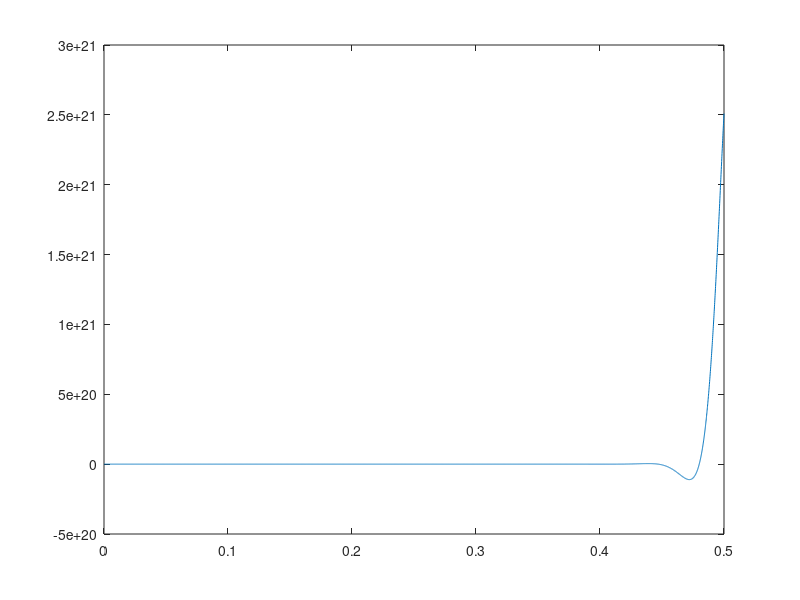
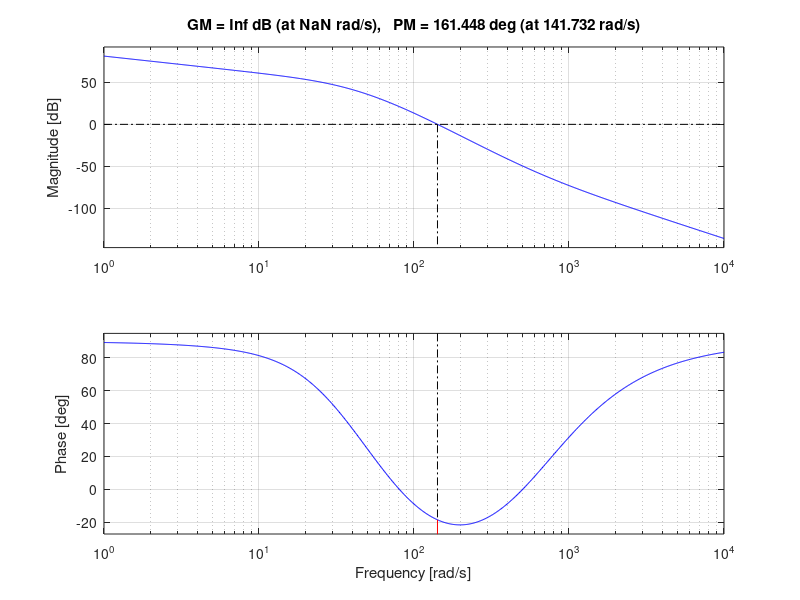
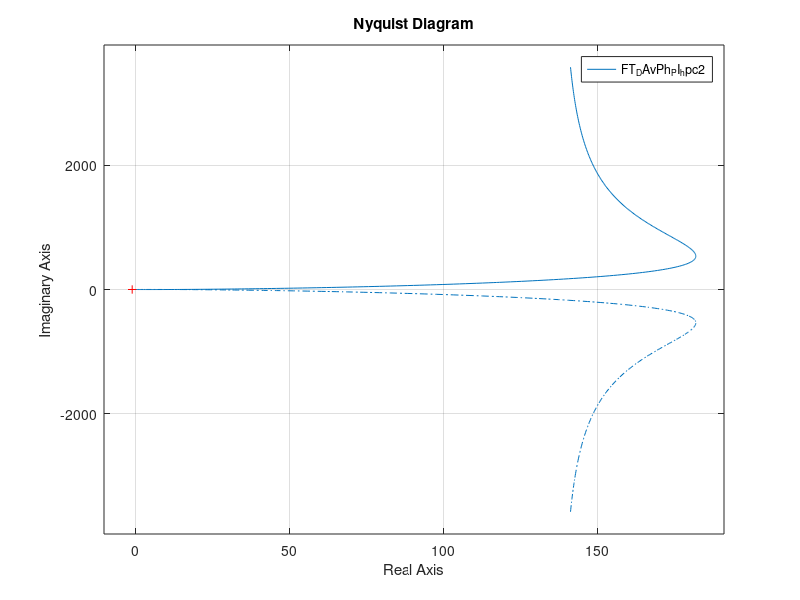
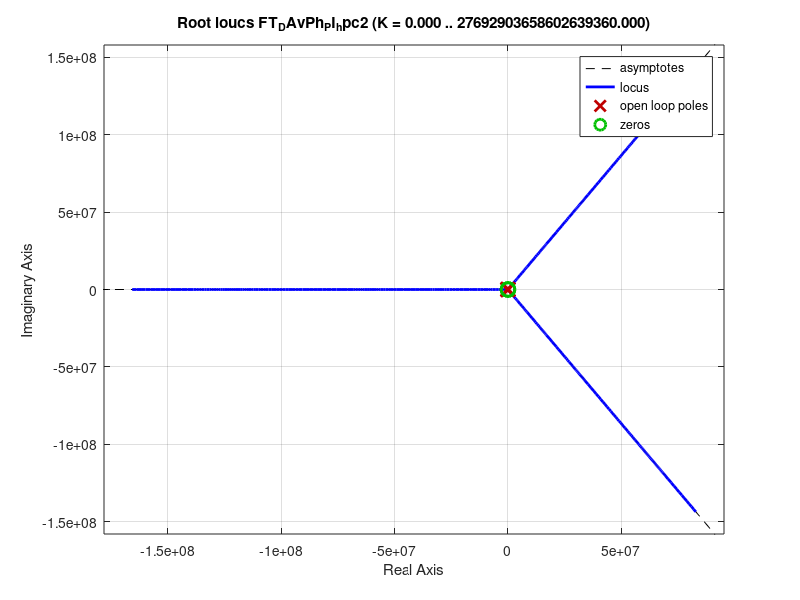

Write MATLAB code to recreate these figures, in order.
%% Compensateurs inclinaison de la plaque (Cas 2)

%%%%%%%%%%%%%%%%%%% Commande de base %%%%%%%%%%%%%%%%%%%
%%%%%%%%%%%%%%%%%%%%%%%%%%%%%%%%%%%%%%%%%%%%%%%%%%%%%%%%
clc
clear all
close all
%%%%%%%%%%%%%%%%%%%%%%%%%%%%%%%%%%%%%%%%%%%%%%%%%%%%%%%%


%%%%%%%%%%%%%% Spécifications à atteindre %%%%%%%%%%%%%%
%%%%%%%%%%%%%%%%%%%%%%%%%%%%%%%%%%%%%%%%%%%%%%%%%%%%%%%%
pm_hpc2 = 25;
wg_hpc2 = 185;
consigne_echelon1_hpc2 = 0.01;
erreur_echelon1_hpc2 = -0.000425;
erreur_echelon2_hpc2 = 0;
FTBO_hpc2 = tf(29.36,[1 31.3 -1216 -3.805e04]);
%%%%%%%%%%%%%%%%%%%%%%%%%%%%%%%%%%%%%%%%%%%%%%%%%%%%%%%%


%%%%%%%%%%%%% Conception d'un Double AvPh %%%%%%%%%%%%%%
%%%%%%%%%%%%%%%%%%%%%%%%%%%%%%%%%%%%%%%%%%%%%%%%%%%%%%%%
% zeta = 0.5*sqrt(tand(pm)*sind(pm))
% wn = (wg*tand(pm))/(2*zeta)
kpos_desire_hpc2 = 1/erreur_echelon2_hpc2;
[mag_hpc2,pha_hpc2]=bode(FTBO_hpc2,wg_hpc2);
K_desire_hpc2 = 1/mag_hpc2;

% Fonction de transfert
FT_K_desire_hpc2 = FTBO_hpc2*K_desire_hpc2;

% Conception de l'AvPh à partir du diagramme de bode
[Gm_k_hpc2,Pm_k_hpc2,Wp_k_hpc2,Wg_k_hpc2] = margin(FT_K_desire_hpc2);
avphreq_hpc2 = (pm_hpc2-Pm_k_hpc2)/2;
avphreq_5_hpc2 = avphreq_hpc2 + 5;
alpha_hpc2 = (1-sind(avphreq_5_hpc2))/(1+sind(avphreq_5_hpc2));
T_hpc2 = 1/(wg_hpc2*sqrt(alpha_hpc2));
numDAvPh_hpc2 = conv([1 1/T_hpc2],[1 1/T_hpc2]);
denDAvPh_hpc2 = conv([1 1/(alpha_hpc2*T_hpc2)],[1 1/(alpha_hpc2*T_hpc2)]);
G_1_hpc2 = tf(numDAvPh_hpc2,denDAvPh_hpc2);
ka_hpc2 = (K_desire_hpc2/alpha_hpc2)- 13395;
G_DAvPh_hpc2 = ka_hpc2*G_1_hpc2;
FT_DAvPh_hpc2 = FTBO_hpc2*G_DAvPh_hpc2;
%%%%%%%%%%%%%%%%%%%%%%%%%%%%%%%%%%%%%%%%%%%%%%%%%%%%%%%%


%%%%%%%%%%%%%%% Conception d'un PI %%%%%%%%%%%%%%%%%%%%%
%%%%%%%%%%%%%%%%%%%%%%%%%%%%%%%%%%%%%%%%%%%%%%%%%%%%%%%%
[numDAvPh_hpc2,denDAvPh_hpc2] = tfdata(FT_DAvPh_hpc2,'v');
K_pos_actuel_hpc2 = numDAvPh_hpc2(end)/denDAvPh_hpc2(end);
beta_hpc2 = (kpos_desire_hpc2/K_pos_actuel_hpc2)-1;
T_RePh_hpc2 = 4/wg_hpc2;
z_hpc2 = -wg_hpc2/10;
G_PI_hpc2 = tf([1 -z_hpc2],[1 0]);
G_hpc2 = G_PI_hpc2*G_DAvPh_hpc2;
FT_DAvPh_PI_hpc2 = FT_DAvPh_hpc2*G_PI_hpc2;
[num_hpc2,den_hpc2] = tfdata(G_hpc2,'v'); % Pour SIMULINK
%%%%%%%%%%%%%%%%%%%%%%%%%%%%%%%%%%%%%%%%%%%%%%%%%%%%%%%%


%%%%%%%%%%%%% Affichage des graphiques %%%%%%%%%%%%%%%%%
%%%%%%%%%%%%%%%%%%%%%%%%%%%%%%%%%%%%%%%%%%%%%%%%%%%%%%%%
% Graphique de l'échelon
t = (0:0.0001:0.5);
u = ones(size(t));
y = lsim(feedback(FT_DAvPh_PI_hpc2,1),u,t);
figure(1)
plot(t,y)

% Lieu de Bode
figure(2)
margin(FT_DAvPh_PI_hpc2)

% Lieu de Nyquist
figure(3)
nyquist(FT_DAvPh_PI_hpc2);

% Lieu des racines 
figure(4)
rlocus(FT_DAvPh_PI_hpc2);
%%%%%%%%%%%%%%%%%%%%%%%%%%%%%%%%%%%%%%%%%%%%%%%%%%%%%%%%


